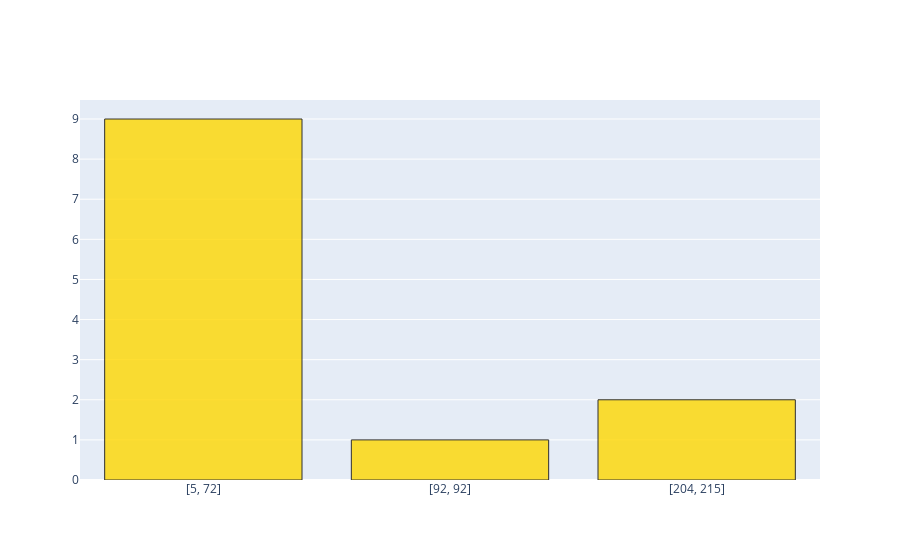

The notebook cell saved with this chart:
### Code cell
trace1 = go.Histogram(
            x=col, 
            name='', 
            marker=dict(
                color='gold', 
                line=dict(color='#000000',width=1)),
            marker_color='gold', 
            opacity=0.8,
            bingroup=1
        )
fig = go.Figure(data=[trace1])
fig

### Figure 1 — Plotly figure (JSON) as saved in the notebook; plotly's stock layout.template omitted (floating-point values rounded to 4 significant figures)
{"data": [{"bingroup": "1", "marker": {"color": "gold", "line": {"color": "#000000", "width": 1}}, "name": "", "opacity": 0.8, "type": "histogram", "x": ["[5, 72]", "[5, 72]", "[5, 72]", "[5, 72]", "[5, 72]", "[5, 72]", "[5, 72]", "[5, 72]", "[5, 72]", "[92, 92]", "[204, 215]", "[204, 215]"]}], "layout": {}}
